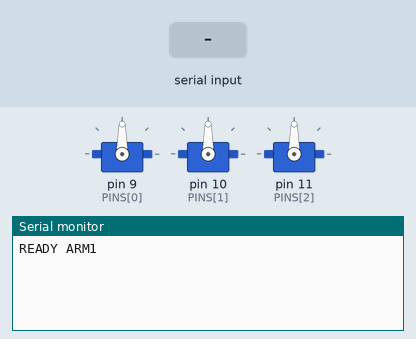
Simulated run of this sketch. Board: Arduino Uno, built with avr-gcc and run on an emulated ATmega328P. On the bench: 3 × servo, the last lines printed to the serial monitor. The test bench sets the inputs (shaded band).

Above: at 1.2 s.
1.3 s: "PING\n" received over Serial
At 1.7 s:
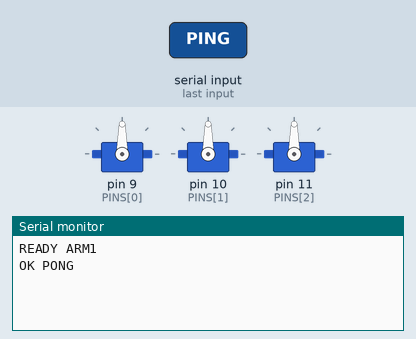
2.8 s: byte 10 ('\n') received over Serial
At 4.0 s:
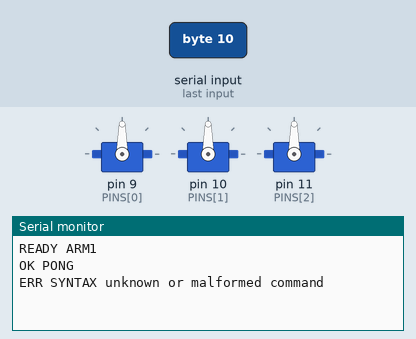
4.3 s: "STATUS\n" received over Serial
At 5.2 s:
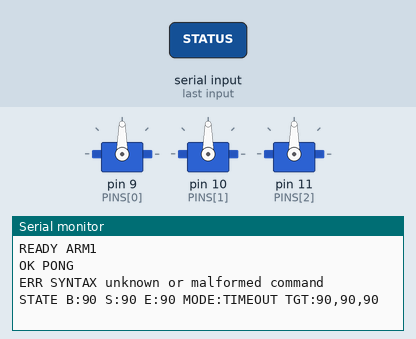
5.8 s: "LIMITS?\n" received over Serial
At 6.4 s:
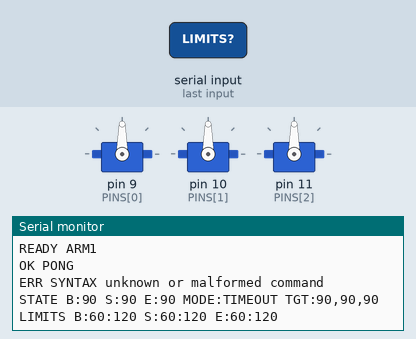

Measured:
- after the input at 1.3 s, the serial monitor: prints a new line at once (image 1)
- after the input at 2.8 s, the serial monitor: prints a new line at once (image 2)
- after the input at 4.3 s, the serial monitor: prints a new line at once (image 3)
- after the input at 5.8 s, the serial monitor: prints a new line at once (image 4)

The sketch:

arm_controller.ino
```cpp
#include <Servo.h>
#include <EEPROM.h>
#include <math.h>
#include <stdio.h>
#include <string.h>

// Arduino Uno/Nano defaults. The earlier sweep sketch used D3 for base;
// change BASE_PIN here if your wiring still uses D3.
const uint8_t PINS[3] = {9, 10, 11};
const int HOME[3] = {90, 90, 90};
const int DEFAULT_MIN[3] = {60, 60, 60};
const int DEFAULT_MAX[3] = {120, 120, 120};
const int PULSE_MIN_US = 1000;
const int PULSE_MAX_US = 2000;
const unsigned long SERIAL_TIMEOUT_MS = 750;
const unsigned long MOTION_TICK_MS = 20;
const float MAX_SPEED_DEG_S = 35.0f;
const float MAX_ACCEL_DEG_S2 = 90.0f;

struct StoredLimits {
  uint16_t magic;
  uint8_t version;
  uint8_t low[3];
  uint8_t high[3];
  uint8_t checksum;
};

const uint16_t LIMIT_MAGIC = 0xA475;
const uint8_t LIMIT_VERSION = 1;
Servo motors[3];
int lowLimit[3], highLimit[3], target[3];
float position[3] = {90, 90, 90};
float velocity[3] = {0, 0, 0};
bool attached = false;
bool moving = false;
bool timedOut = false;
bool holding = true;
unsigned long lastMessageMs = 0;
unsigned long lastTickMs = 0;
char lineBuffer[96];
uint8_t lineLength = 0;
bool lineOverflow = false;

uint8_t checksum(const StoredLimits &record) {
  uint8_t value = 0x5A;
  value ^= (uint8_t)record.magic;
  value ^= (uint8_t)(record.magic >> 8);
  value ^= record.version;
  for (uint8_t i = 0; i < 3; ++i) {
    value ^= record.low[i];
    value ^= record.high[i];
  }
  return value;
}

bool validLimits(const StoredLimits &record) {
  if (record.magic != LIMIT_MAGIC || record.version != LIMIT_VERSION ||
      record.checksum != checksum(record)) return false;
  for (uint8_t i = 0; i < 3; ++i) {
    if (record.low[i] > HOME[i] || record.high[i] < HOME[i] ||
        record.low[i] >= record.high[i] || record.high[i] > 180) return false;
  }
  return true;
}

void loadLimits() {
  StoredLimits record;
  EEPROM.get(0, record);
  for (uint8_t i = 0; i < 3; ++i) {
    lowLimit[i] = validLimits(record) ? record.low[i] : DEFAULT_MIN[i];
    highLimit[i] = validLimits(record) ? record.high[i] : DEFAULT_MAX[i];
  }
}

void printAngles(const char *prefix) {
  Serial.print(prefix);
  Serial.print(" B:"); Serial.print((int)(position[0] + 0.5f));
  Serial.print(" S:"); Serial.print((int)(position[1] + 0.5f));
  Serial.print(" E:"); Serial.print((int)(position[2] + 0.5f));
}

void printLimits() {
  Serial.print("LIMITS B:"); Serial.print(lowLimit[0]); Serial.print(':'); Serial.print(highLimit[0]);
  Serial.print(" S:"); Serial.print(lowLimit[1]); Serial.print(':'); Serial.print(highLimit[1]);
  Serial.print(" E:"); Serial.print(lowLimit[2]); Serial.print(':'); Serial.println(highLimit[2]);
}

void printStatus() {
  printAngles("STATE");
  Serial.print(" MODE:");
  if (!attached) Serial.print("DETACHED");
  else if (timedOut) Serial.print("TIMEOUT");
  else if (moving) Serial.print("MOVING");
  else if (holding) Serial.print("HOLD");
  else Serial.print("IDLE");
  Serial.print(" TGT:"); Serial.print(target[0]); Serial.print(',');
  Serial.print(target[1]); Serial.print(','); Serial.println(target[2]);
}

void freezeMotion(bool timeout) {
  for (uint8_t i = 0; i < 3; ++i) {
    target[i] = (int)(position[i] + 0.5f);
    position[i] = target[i];
    velocity[i] = 0;
    if (attached) motors[i].write(target[i]);
  }
  moving = false;
  holding = !timeout;
  timedOut = timeout;
}

bool anglesInRange(const int values[3]) {
  for (uint8_t i = 0; i < 3; ++i) {
    if (values[i] < lowLimit[i] || values[i] > highLimit[i]) return false;
  }
  return true;
}

void setTargets(const int values[3]) {
  for (uint8_t i = 0; i < 3; ++i) target[i] = values[i];
  moving = true;
  holding = false;
  timedOut = false;
}

void handleLine(char *line) {
  int a, b, c, d, e, f;
  char extra;
  if (strcmp(line, "PING") == 0) {
    Serial.println("OK PONG");
  } else if (strcmp(line, "STATUS") == 0) {
    printStatus();
  } else if (strcmp(line, "LIMITS?") == 0) {
    printLimits();
  } else if (strcmp(line, "HOLD") == 0) {
    freezeMotion(false);
    Serial.println("OK HOLD");
  } else if (strcmp(line, "DETACH") == 0) {
    freezeMotion(false);
    for (uint8_t i = 0; i < 3; ++i) motors[i].detach();
    attached = false;
    Serial.println("OK DETACH");
  } else if (strcmp(line, "ATTACH") == 0) {
    if (!attached) {
      // No position sensor: operator must support the arm and verify its pose.
      for (uint8_t i = 0; i < 3; ++i) motors[i].attach(PINS[i], PULSE_MIN_US, PULSE_MAX_US);
      attached = true;
      for (uint8_t i = 0; i < 3; ++i) motors[i].write(target[i]);
    }
    freezeMotion(false);
    Serial.println("OK ATTACH");
  } else if (strcmp(line, "HOME") == 0) {
    if (!attached) {
      Serial.println("ERR DETACHED attach first");
      return;
    }
    else {
      setTargets(HOME);
      Serial.println("OK HOME"); // Accepted, not completed. Poll STATUS for MODE:IDLE.
    }
  } else if (sscanf(line, "SET B:%d S:%d E:%d %c", &a, &b, &c, &extra) == 3 &&
             strncmp(line, "SET ", 4) == 0) {
    const int values[3] = {a, b, c};
    if (!attached) {
      Serial.println("ERR DETACHED attach first");
      return;
    } else if (!anglesInRange(values)) {
      Serial.println("ERR LIMIT angle outside firmware limits");
      return;
    }
    else {
      setTargets(values);
      Serial.print("OK SET B:"); Serial.print(a);
      Serial.print(" S:"); Serial.print(b);
      Serial.print(" E:"); Serial.println(c);
    }
  } else if (sscanf(line, "LIMITS B:%d:%d S:%d:%d E:%d:%d %c",
                    &a, &b, &c, &d, &e, &f, &extra) == 6 &&
             strncmp(line, "LIMITS ", 7) == 0) {
    const int nextLow[3] = {a, c, e};
    const int nextHigh[3] = {b, d, f};
    bool valid = !moving && attached;
    for (uint8_t i = 0; i < 3; ++i) {
      if (nextLow[i] < 0 || nextHigh[i] > 180 || nextLow[i] >= nextHigh[i] ||
          nextLow[i] > HOME[i] || nextHigh[i] < HOME[i] ||
          nextLow[i] > position[i] || nextHigh[i] < position[i]) valid = false;
    }
    if (!valid) {
      Serial.println("ERR LIMITS stop motion; include home and current pose");
      return;
    }
    else {
      StoredLimits record;
      record.magic = LIMIT_MAGIC;
      record.version = LIMIT_VERSION;
      for (uint8_t i = 0; i < 3; ++i) {
        record.low[i] = nextLow[i]; record.high[i] = nextHigh[i];
        lowLimit[i] = nextLow[i]; highLimit[i] = nextHigh[i];
      }
      record.checksum = checksum(record);
      EEPROM.put(0, record);
      Serial.println("OK LIMITS");
    }
  } else {
    Serial.println("ERR SYNTAX unknown or malformed command");
    return;
  }
  lastMessageMs = millis();
}

void readSerial() {
  while (Serial.available()) {
    char ch = (char)Serial.read();
    if (ch == '\r') continue;
    if (ch == '\n') {
      if (lineOverflow) Serial.println("ERR SYNTAX line too long");
      else {
        lineBuffer[lineLength] = '\0';
        handleLine(lineBuffer);
      }
      lineLength = 0;
      lineOverflow = false;
    } else if (!lineOverflow) {
      if (lineLength < sizeof(lineBuffer) - 1) lineBuffer[lineLength++] = ch;
      else lineOverflow = true;
    }
  }
}

void updateMotion() {
  unsigned long now = millis();
  if (now - lastTickMs < MOTION_TICK_MS) return;
  float dt = (now - lastTickMs) / 1000.0f;
  lastTickMs = now;
  if (dt > 0.1f) dt = 0.1f;
  if (!moving || !attached) return;
  bool allDone = true;
  for (uint8_t i = 0; i < 3; ++i) {
    float error = target[i] - position[i];
    if (error > -0.05f && error < 0.05f &&
        velocity[i] > -0.1f && velocity[i] < 0.1f) {
      position[i] = target[i]; velocity[i] = 0;
    } else {
      allDone = false;
      float stopSpeed = sqrtf(2.0f * MAX_ACCEL_DEG_S2 * fabsf(error));
      float wanted = (error >= 0 ? 1.0f : -1.0f) * min(MAX_SPEED_DEG_S, stopSpeed);
      float change = constrain(wanted - velocity[i], -MAX_ACCEL_DEG_S2 * dt,
                               MAX_ACCEL_DEG_S2 * dt);
      velocity[i] += change;
      float next = position[i] + velocity[i] * dt;
      if ((error > 0 && next > target[i]) || (error < 0 && next < target[i])) {
        next = target[i]; velocity[i] = 0;
      }
      position[i] = constrain(next, (float)lowLimit[i], (float)highLimit[i]);
    }
    motors[i].write((int)(position[i] + 0.5f));
  }
  if (allDone) moving = false;
}

void setup() {
  Serial.begin(115200);
  loadLimits();
  for (uint8_t i = 0; i < 3; ++i) {
    target[i] = HOME[i];
    motors[i].attach(PINS[i], PULSE_MIN_US, PULSE_MAX_US);
    motors[i].write(HOME[i]);
  }
  attached = true;
  lastMessageMs = millis();
  lastTickMs = lastMessageMs;
  Serial.println("READY ARM1");
}

void loop() {
  readSerial();
  if (attached && !timedOut && millis() - lastMessageMs > SERIAL_TIMEOUT_MS) {
    freezeMotion(true);
  }
  updateMotion();
}
```
